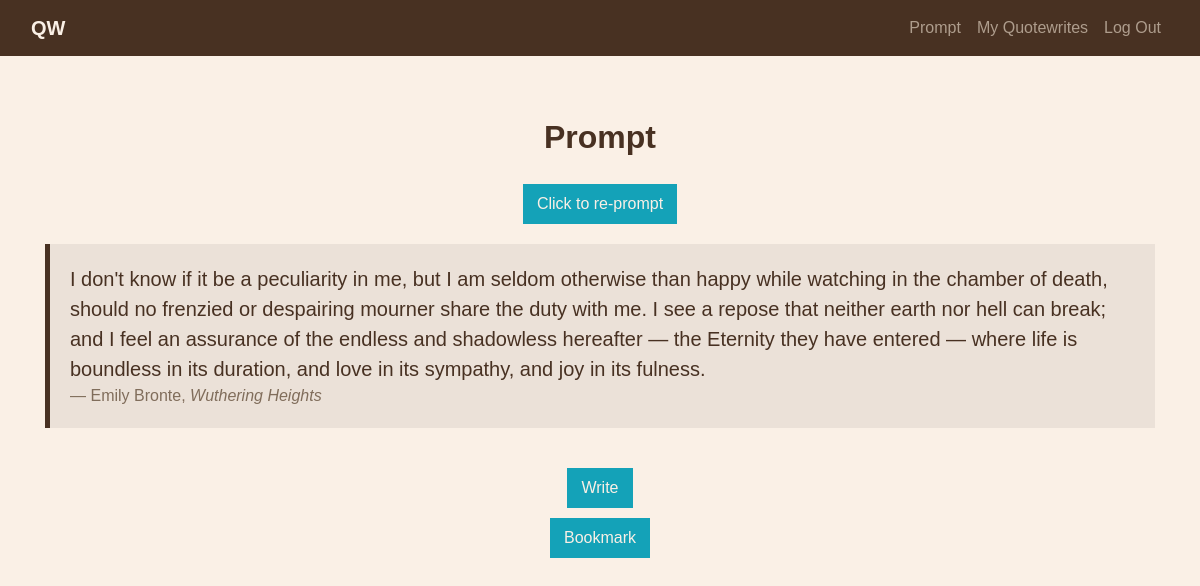
Page /prompt (signed in) on the committed database.
### tables this page shows
CREATE TABLE quotes (
                id INTEGER PRIMARY KEY AUTOINCREMENT,
                quote TEXT,
                title TEXT,
                author TEXT
            );

### app.py (the view)
@app.route("/prompt", methods=["GET", "POST"])
@login_required
def prompt():
    row = db.execute("SELECT * FROM quotes WHERE id NOT IN (SELECT quote_id FROM quotewrites WHERE user_id = ?) ORDER BY RANDOM() LIMIT 1", session["user_id"])
    if row:
        quote = row[0]["quote"]
        author = row[0]["author"]
        title = row[0]["title"]
        quote_id = row[0]["id"]
    else:
        return apology("no quotes available")
    return render_template("prompt.html", quote=quote, author=author, title=title, quote_id=quote_id)

### app.py (called while the page is built)
@app.after_request
def after_request(response):
    response.headers["Cache-Control"] = "no-cache, no-store, must-revalidate"
    response.headers["Expires"] = 0
    response.headers["Pragma"] = "no-cache"
    return response

### helpers.py (called while the page is built)
def login_required(f):
    @wraps(f)
    def decorated_function(*args, **kwargs):
        if session.get("user_id") is None:
            return redirect("/login")
        return f(*args, **kwargs)
    return decorated_function

### templates/prompt.html (shortened to what this page needs)
{% extends "layout.html" %}
{% block main %}
    <div class="text-center mt-5">
        <h2>Prompt</h2>
        <div>
            <button class="btn btn-primary" onclick="location.reload()">Click to re-prompt</button>
        </div>
        <div class="blockquote">
            <p class="mb-0">{{ quote }}</p>
            <footer class="blockquote-footer">{{ author }}, <i>{{ title }}</i></footer>
        </div>
        <form action="/write" method="get">
            <button type="submit" class="btn btn-secondary">Write</button>
        </form>
        <form action="/bookmark" method="post">
            <button type="submit" class="btn btn-info">Bookmark</button>
        </form>
    </div>
{% endblock %}

### static/styles.css (style rules this page uses)
body { font-family: 'Noto Serif JP', sans-serif; background-color: #FAF0E6; color: #483122; padding-bottom: 100px; padding-top: 70px; }
h2 { text-align: center; font-weight: 900; padding-bottom: 20px; }
.blockquote { padding: 20px; margin-top: 10px; margin-bottom: 40px; background-color: #ebe1d8; border-left: 5px solid #483122; text-align: left; }
.blockquote-footer { color: #806d5b !important; }
.btn, a { color: #FAF0E6 !important; background-color: #14A2B8 !important; border: 2px solid #14A2B8 !important; border-radius: 0 !important; margin-bottom: 10px !important; }

### rows in the picture
quotes: quote "I don't know if it be a peculiarity in me, but I am seldom otherwise than happy while watching in the chamber of death, should no frenzied or despairing mourner share the duty with me. I see a repose that neither earth nor hell can break; and I feel an assurance of the endless and shadowless hereafter — the Eternity they have entered — where life is boundless in its duration, and love in its sympathy, and joy in its fulness.", author "Emily Bronte", title "Wuthering Heights"
